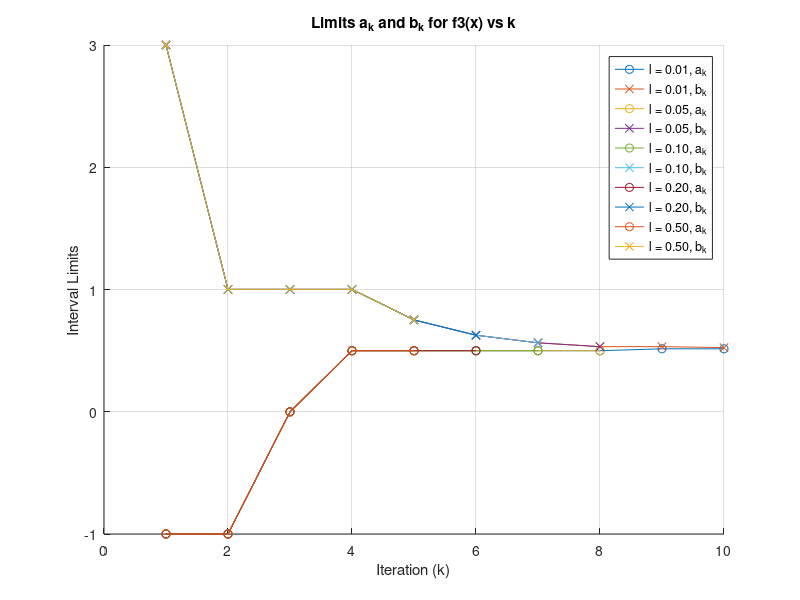

Recreate this plot in MATLAB.
% Ορισμός της συνάρτησης f3
f3 = @(x) exp(x) .* (x.^3 - 1) + (x - 1) .* sin(x); % f3(x) = e^x * (x^3 - 1) + (x - 1) * sin(x)

% Αρχικό διάστημα [a, b]
a_init = -1;
b_init = 3;

% Σταθερή τιμή epsilon
epsilon = 0.001;

% Διαφορετικές τιμές για το l
l_values = [0.01, 0.05, 0.1, 0.2, 0.5]; % Οι ζητούμενες τιμές του l

% Πίνακες για αποθήκευση των ορίων a_k και b_k
a_values_f3 = cell(size(l_values)); % Cell array για a_k
b_values_f3 = cell(size(l_values)); % Cell array για b_k

% Βρόχος για διαφορετικές τιμές του l
for i = 1:length(l_values)
    l = l_values(i); % Επιλέγουμε το τρέχον l
    a = a_init;  % Επαναφορά του a στο αρχικό -1
    b = b_init;  % Επαναφορά του b στο αρχικό 3
    count = 0; % Reset για κάθε συνάρτηση
    k = 1; % Αρχικοποίηση του k
    a_k = []; % Δημιουργία πίνακα για a_k
    b_k = []; % Δημιουργία πίνακα για b_k
    
    % Αποθήκευση των αρχικών τιμών του a και του b
    a_k = [a_k; a]; %#ok<AGROW>
    b_k = [b_k; b]; %#ok<AGROW>
    
    % Βρόχος διχοτόμησης
    while (b - a) > l
        % Υπολογισμός των x1k και x2k
        x1k = (a + b) / 2 - epsilon;
        x2k = (a + b) / 2 + epsilon;
        
        % Υπολογισμός των τιμών της συνάρτησης στα σημεία x1k και x2k
        f3k = f3(x1k);
        f4k = f3(x2k);
        count = count + 2; % Αύξηση του αριθμού των υπολογισμών
        
        % Ενημέρωση ορίων με βάση τις τιμές της συνάρτησης
        if f3k < f4k
            b = x2k;
        else
            a = x1k;
        end
        
        % Εμφάνιση των τρεχουσών τιμών για διαγνωστικούς σκοπούς
        disp(['Iteration: ', num2str(k), ' a: ', num2str(a), ' b: ', num2str(b)]);
        disp(['x1k: ', num2str(x1k), ' x2k: ', num2str(x2k)]);
        disp(['f3(x1k): ', num2str(f3k), ' f3(x2k): ', num2str(f4k)]);
        
        % Αποθήκευση των τρεχουσών τιμών a και b
        a_k = [a_k; a]; %#ok<AGROW>
        b_k = [b_k; b]; %#ok<AGROW>
        k = k + 1; % Αύξηση του k
    end
    % Αποθήκευση των τελικών τιμών a_k και b_k
    a_values_f3{i} = a_k; % Αποθήκευση των τιμών a_k
    b_values_f3{i} = b_k; % Αποθήκευση των τιμών b_k
end

% Γραφική παράσταση των ορίων για f3
figure;
hold on;
for i = 1:length(l_values)
    k = 1:length(a_values_f3{i});
    plot(k, a_values_f3{i}, '-o', 'DisplayName', sprintf('l = %.2f, a_k', l_values(i)));
    plot(k, b_values_f3{i}, '-x', 'DisplayName', sprintf('l = %.2f, b_k', l_values(i)));
end
xlabel('Iteration (k)');
ylabel('Interval Limits');
title('Limits a_k and b_k for f3(x) vs k');
legend show;
grid on;
hold off;
